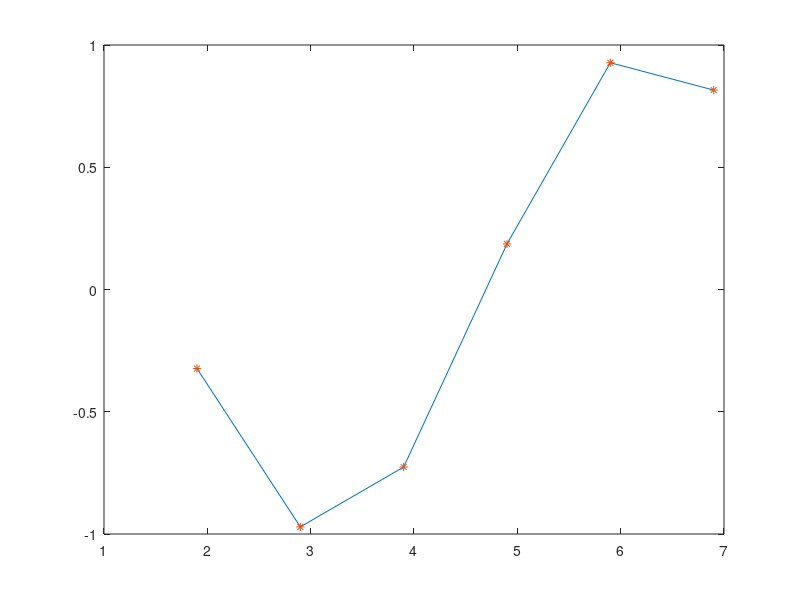

This chart was generated by the following MATLAB code:
x0 = [1];

x = 0:0.1:4*pi;
y = cos(x);
% plot(y);

x_data = [];
y_data = [];
x_data = [x_data,x(20),x(30),x(40),x(50),x(60),x(70)];
y_data = [y_data,y(20),y(30),y(40),y(50),y(60),y(70)];

fun = @(x,x_data) x(1)*cos(x_data);

[x,resnorm]=lsqcurvefit(fun,x0,x_data,y_data);

plot(x_data,fun(x,x_data),x_data,y_data,'*');


